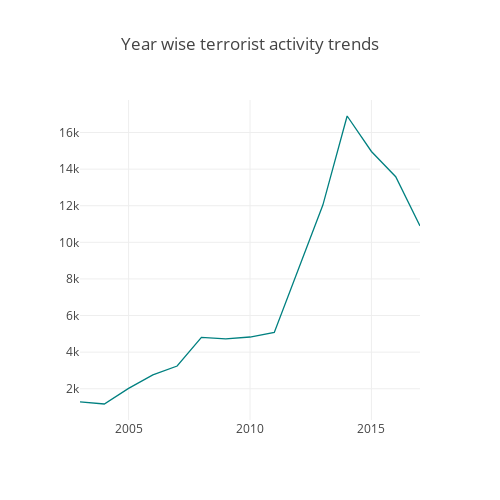
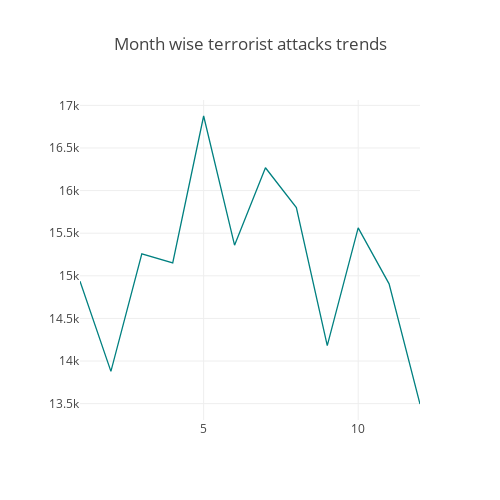
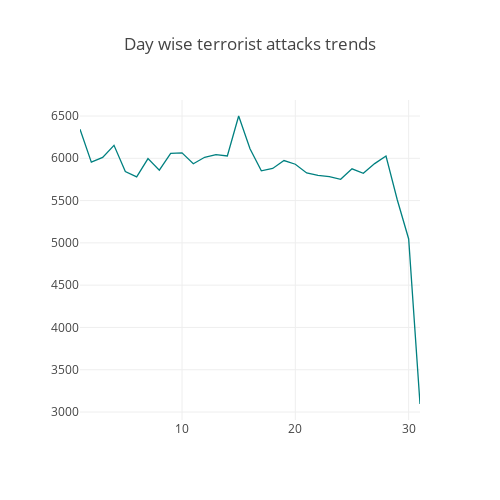

Here is the notebook cell these charts were saved with, in order:
### Markdown cell above
Day: Majority of the events happend in the middle of the month and decreased dransically at the end of the month

### Code cell
data.groupby('Year').size()[-15:].iplot(kind="line", title='Number of terrorist attacks in last 10 years', 
                                        colors="teal", layout=Layout(paper_bgcolor='rgba(0,0,0,0)',
                                                                                plot_bgcolor='rgba(0,0,0,0)',
                                                                                width=500, height=500, 
                                                                                title='Year wise terrorist activity trends'))
data.groupby('Month').size()[1:].iplot(kind="line", 
                                        colors="teal", layout=Layout(paper_bgcolor='rgba(0,0,0,0)',
                                                                                plot_bgcolor='rgba(0,0,0,0)',
                                                                                width=500, height=500, 
                                                                                title='Month wise terrorist attacks trends'))
data.groupby('Day').size()[1:].iplot(kind="line", 
                                        colors="teal", layout=Layout(paper_bgcolor='rgba(0,0,0,0)',
                                                                                plot_bgcolor='rgba(0,0,0,0)',
                                                                                width=500, height=500, 
                                                                                title='Day wise terrorist attacks trends'))

### Figure 1 — Plotly figure (JSON) as saved in the notebook; plotly's stock layout.template omitted (floating-point values rounded to 4 significant figures)
{"data": [{"line": {"color": "rgba(0, 128, 128, 1.0)", "dash": "solid", "shape": "linear", "width": 1.3}, "mode": "lines", "name": "None", "text": "", "type": "scatter", "uid": "d191211c-d98a-4475-b5a4-50c70719e462", "x": [2003, 2004, 2005, 2006, 2007, 2008, 2009, 2010, 2011, 2012, 2013, 2014, 2015, 2016, 2017], "y": [1278, 1166, 2017, 2758, 3242, 4805, 4721, 4826, 5076, 8522, 12036, 16903, 14965, 13587, 10900]}], "layout": {"height": 500, "paper_bgcolor": "rgba(0,0,0,0)", "plot_bgcolor": "rgba(0,0,0,0)", "title": {"text": "Year wise terrorist activity trends"}, "width": 500}}

### Figure 2 — Plotly figure (JSON) as saved in the notebook; plotly's stock layout.template omitted (floating-point values rounded to 4 significant figures)
{"data": [{"line": {"color": "rgba(0, 128, 128, 1.0)", "dash": "solid", "shape": "linear", "width": 1.3}, "mode": "lines", "name": "None", "text": "", "type": "scatter", "uid": "de0ec216-510f-4320-9e97-5fd9d91ece95", "x": [1, 2, 3, 4, 5, 6, 7, 8, 9, 10, 11, 12], "y": [14936, 13879, 15257, 15152, 16875, 15359, 16268, 15800, 14180, 15563, 14906, 13496]}], "layout": {"height": 500, "paper_bgcolor": "rgba(0,0,0,0)", "plot_bgcolor": "rgba(0,0,0,0)", "title": {"text": "Month wise terrorist attacks trends"}, "width": 500}}

### Figure 3 — Plotly figure (JSON) as saved in the notebook; plotly's stock layout.template omitted (floating-point values rounded to 4 significant figures)
{"data": [{"line": {"color": "rgba(0, 128, 128, 1.0)", "dash": "solid", "shape": "linear", "width": 1.3}, "mode": "lines", "name": "None", "text": "", "type": "scatter", "uid": "03da40da-ad04-4878-8c71-15f128d81de6", "x": [1, 2, 3, 4, 5, 6, 7, 8, 9, 10, 11, 12, 13, 14, 15, 16, 17, 18, 19, 20, 21, 22, 23, 24, 25, 26, 27, 28, 29, 30, 31], "y": [6344, 5954, 6011, 6153, 5844, 5781, 5997, 5859, 6057, 6064, 5936, 6012, 6043, 6028, 6500, 6112, 5852, 5880, 5973, 5930, 5827, 5799, 5782, 5752, 5875, 5823, 5937, 6027, 5507, 5046, 3095]}], "layout": {"height": 500, "paper_bgcolor": "rgba(0,0,0,0)", "plot_bgcolor": "rgba(0,0,0,0)", "title": {"text": "Day wise terrorist attacks trends"}, "width": 500}}
